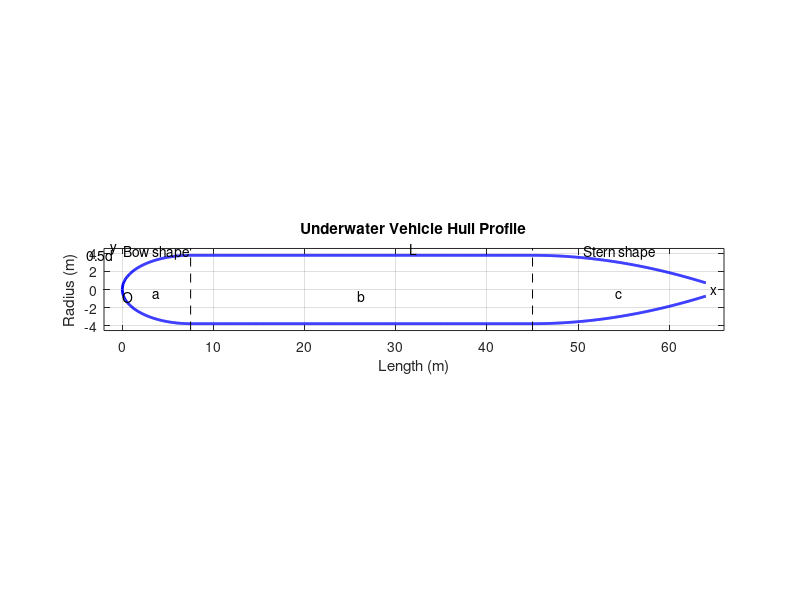

Source code (MATLAB):
% Define initial values from Table 1
a = 7.5;  % m
b = 37.5; % m
c = 19;   % m
d = 7.5;  % m
n = 2;
theta = 22 * pi/180; % Convert to radians

% Calculate total length L
L = a + b + c;

% Generate x-coordinates for plotting
x = linspace(0, L, 1000);

% Initialize y-coordinates
y = zeros(size(x));

% Equation 7: Bow linear function
bow_indices = x <= a;
y(bow_indices) = 0.5 * d * (1 - ((x(bow_indices) - a) / a).^2).^(1/n);

% Middle section (cylindrical)
middle_indices = (x > a) & (x <= a + b);
y(middle_indices) = 0.5 * d;

% Equation 8: Stern linear function
stern_indices = x > a + b;
x_stern = x(stern_indices) - (a + b);
y(stern_indices) = 0.5 * d - (1.45*d/c^2 - tan(theta)/c) * x_stern.^2 - ...
                   (d/c^3 - tan(theta)/(c^2)) * x_stern.^3;

% Plot the hull profile
figure;
plot(x, y, 'b-', 'LineWidth', 2);
hold on;
plot(x, -y, 'b-', 'LineWidth', 2);
axis equal;
title('Underwater Vehicle Hull Profile');
xlabel('Length (m)');
ylabel('Radius (m)');
grid on;

% Add annotations and lines
text(a/2, 0, 'a', 'HorizontalAlignment', 'center', 'VerticalAlignment', 'top');
text(a + b/2, 0, 'b', 'HorizontalAlignment', 'center', 'VerticalAlignment', 'top');
text(L - c/2, 0, 'c', 'HorizontalAlignment', 'center', 'VerticalAlignment', 'top');
text(L/2, 0.6*d, 'L', 'HorizontalAlignment', 'center');
text(L + 0.5, 0, 'x', 'HorizontalAlignment', 'left');
text(-0.5, 0.6*d, 'y', 'HorizontalAlignment', 'right');
text(-1, 0.5*d, '0.5d', 'HorizontalAlignment', 'right');
text(0, -0.1*d, 'O', 'HorizontalAlignment', 'left');

% Draw vertical lines
line([a, a], [-0.6*d, 0.6*d], 'Color', 'k', 'LineStyle', '--');
line([a+b, a+b], [-0.6*d, 0.6*d], 'Color', 'k', 'LineStyle', '--');

% Adjust axis
axis([-2, L+2, -0.6*d, 0.6*d]);

% Add text for bow and stern shape
text(a/2, 0.55*d, 'Bow shape', 'HorizontalAlignment', 'center');
text(L - c/2, 0.55*d, 'Stern shape', 'HorizontalAlignment', 'center');